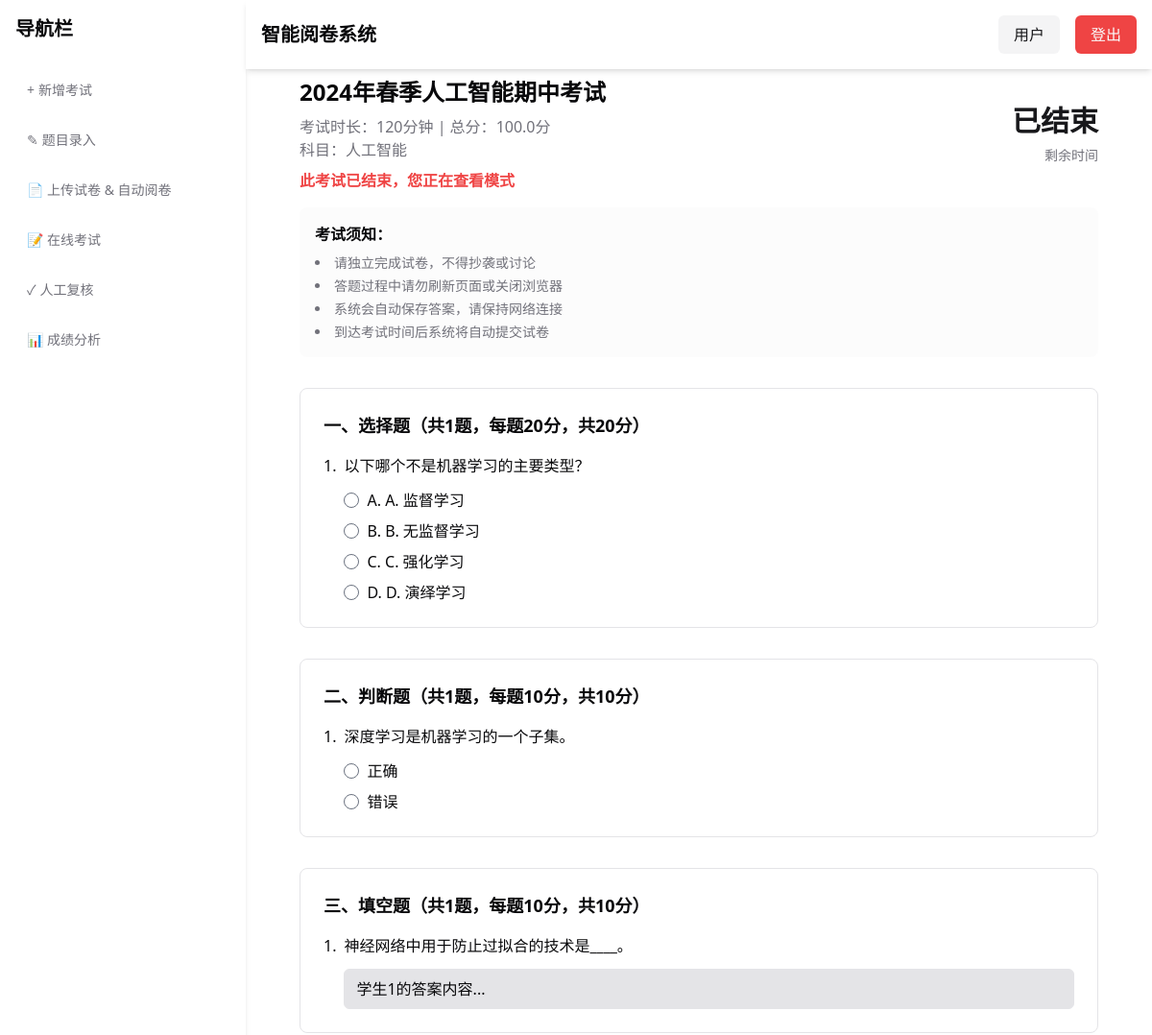
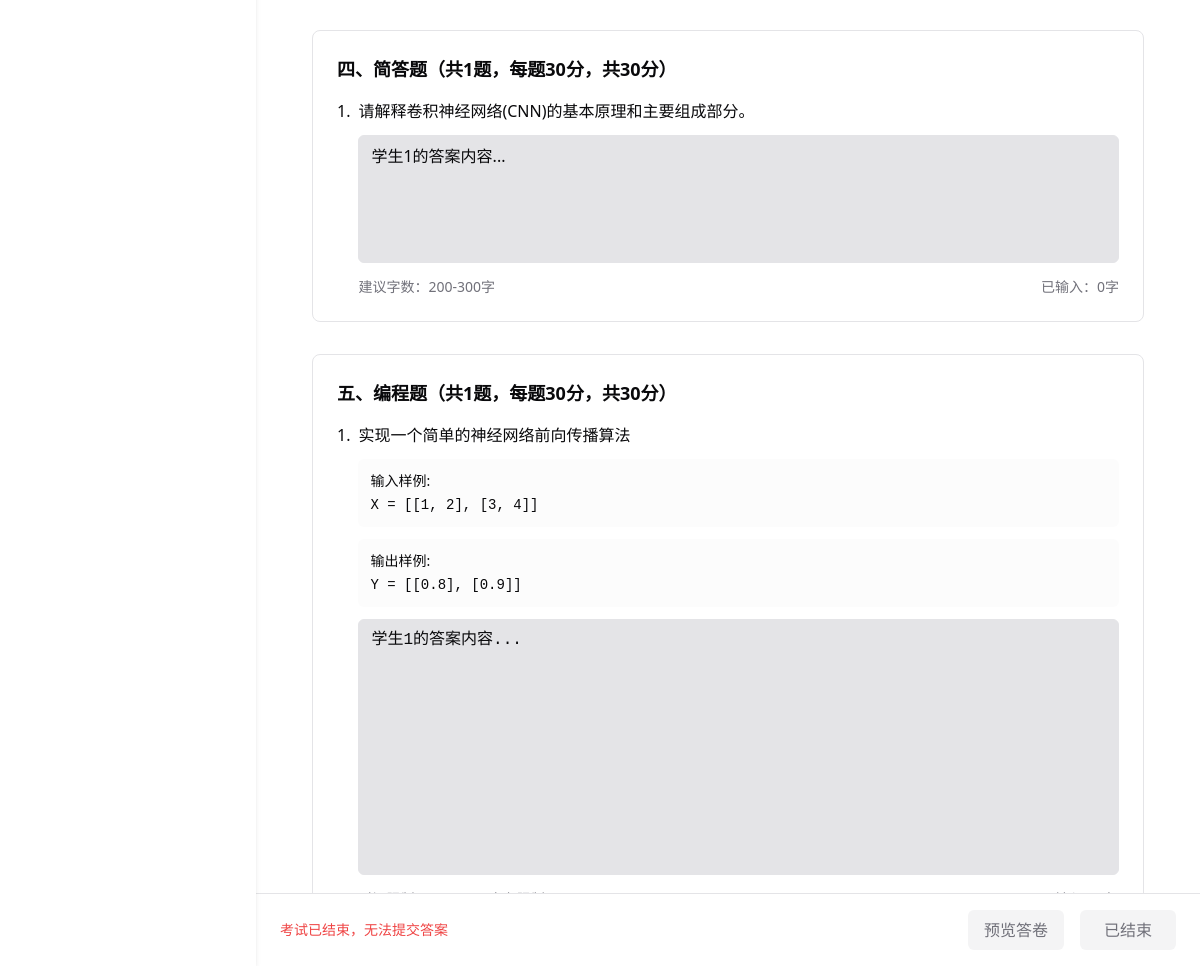
The page /exam/2 (signed in) on the database its author committed (2 pictures, top to bottom).
### tables this page shows
CREATE TABLE exam_sessions (
        id INTEGER PRIMARY KEY AUTOINCREMENT,
        name TEXT NOT NULL,
        subject TEXT NOT NULL,
        start_time TIMESTAMP NOT NULL,
        end_time TIMESTAMP NOT NULL,
        duration INTEGER NOT NULL,
        exam_file_path TEXT NOT NULL,
        exam_score REAL NOT NULL,
        status TEXT NOT NULL CHECK(status IN ('pending', 'ongoing', 'completed', 'graded')),
        created_by INTEGER NOT NULL,
        created_at TIMESTAMP DEFAULT CURRENT_TIMESTAMP,
        FOREIGN KEY (created_by) REFERENCES users(id) ON DELETE CASCADE
    );

CREATE TABLE questions (
        id INTEGER PRIMARY KEY AUTOINCREMENT,
        session_id INTEGER NOT NULL,
        question_type TEXT NOT NULL CHECK(question_type IN ('multiple_choice', 'fill_blank', 'short_answer', 'true_false', 'programming')),
        question_text TEXT NOT NULL,
        score INTEGER NOT NULL,
        question_order INTEGER NOT NULL,
        source_question_id INTEGER,
        source_table TEXT CHECK(source_table IN ('multiple_choice_questions', 'fill_blank_questions', 'short_answer_questions', 'true_false_questions', 'programming_questions')),
        created_at TIMESTAMP DEFAULT CURRENT_TIMESTAMP,
        FOREIGN KEY (session_id) REFERENCES exam_sessions(id) ON DELETE CASCADE
    );

CREATE TABLE programming_questions (
        id INTEGER PRIMARY KEY AUTOINCREMENT,
        subject TEXT NOT NULL,
        question_text TEXT NOT NULL,
        sample_input TEXT,
        sample_output TEXT,
        test_cases TEXT NOT NULL,
        reference_solution TEXT,
        time_limit INTEGER DEFAULT 1000,
        memory_limit INTEGER DEFAULT 256,
        hints TEXT,
        score INTEGER NOT NULL DEFAULT 20,
        difficulty INTEGER NOT NULL DEFAULT 3 CHECK(difficulty BETWEEN 1 AND 5),
        created_by INTEGER NOT NULL,
        created_at TIMESTAMP DEFAULT CURRENT_TIMESTAMP,
        is_template BOOLEAN DEFAULT TRUE,
        FOREIGN KEY (created_by) REFERENCES users(id) ON DELETE CASCADE
    );

### main.py (the view)
@app.route('/exam/<int:exam_id>')
@login_required
def exam_with_id(exam_id):
    try:
        app.logger.info(f"尝试访问考试ID: {exam_id}")
        exam = get_exam_by_id(exam_id)
        if not exam:
            app.logger.warning(f"找不到考试ID: {exam_id}")
            flash('找不到该考试或数据库连接错误')
            return redirect(url_for('exam_list'))
        app.logger.info(f"考试详情: {exam}")
        now = datetime.now()
        app.logger.info(f"当前时间: {now}, 考试结束时间: {exam['end_time']}")
        if now > exam['end_time']:
            app.logger.info(f"考试 {exam_id} 已结束，但允许用户查看")
            exam['is_ended'] = True
            exam['remaining_seconds'] = 0
        else:
            exam['is_ended'] = False
            remaining_seconds = (exam['end_time'] - now).total_seconds()
            exam['remaining_seconds'] = int(remaining_seconds)
        app.logger.info(f"剩余秒数: {exam['remaining_seconds']}")
        app.logger.info(f"考试开始时间: {exam['start_time']}")
        if now < exam['start_time']:
            app.logger.info(f"考试 {exam_id} 尚未开始")
            flash('该考试还未开始')
            return redirect(url_for('exam_list'))
        questions = get_exam_questions(exam_id)
        app.logger.info(f"题目获取结果: {questions}")
        if not questions:
            app.logger.warning(f"考试 {exam_id} 没有题目")
            flash('没有找到考试题目')
            return redirect(url_for('exam_list'))
        has_questions = (
            len(questions['multiple_choice']) > 0 or
            len(questions['fill_blank']) > 0 or
            len(questions['short_answer']) > 0 or
            len(questions['true_false']) > 0 or
            len(questions['programming']) > 0
        )
        if not has_questions:
            app.logger.warning(f"考试 {exam_id} 所有题型都没有题目")
            flash('该考试没有可用的题目，请联系管理员')
            return redirect(url_for('exam_list'))
        user_id = get_current_user_id()
        app.logger.info(f"用户 {user_id} 尝试参加考试 {exam_id}")
        if not user_id:
            app.logger.warning(f"无法获取当前用户ID")
            flash('用户信息不完整，请重新登录')
            return redirect(url_for('index_login'))
        has_taken = False
        try:
            has_taken = has_taken_exam(user_id, exam_id)
            app.logger.info(f"用户是否已参加过考试: {has_taken}")
        except Exception as e:
            app.logger.error(f"检查用户是否参加过考试时出错: {str(e)}", exc_info=True)
            has_taken = False
        app.logger.info(f"用户 {user_id} 成功进入考试 {exam_id}")
        app.logger.info(f"选择题数量: {len(questions['multiple_choice'])}")
        app.logger.info(f"填空题数量: {len(questions['fill_blank'])}")
        app.logger.info(f"简答题数量: {len(questions['short_answer'])}")
        app.logger.info(f"判断题数量: {len(questions['true_false'])}")
        app.logger.info(f"编程题数量: {len(questions['programming'])}")
        try:
            return render_template('exam.html', exam=exam, questions=questions)
        except Exception as template_error:
            app.logger.error(f"模板渲染错误: {str(template_error)}", exc_info=True)
            flash('渲染考试页面时出错，请联系管理员')
            return redirect(url_for('exam_list'))
    except Exception as e:
        app.logger.error(f"进入考试出错: {str(e)}", exc_info=True)
        flash('加载考试时出错，请稍后再试')
        return redirect(url_for('exam_list'))

### templates/exam.html (shortened to what this page needs)
{% extends "base.html" %}
{% block content %}
<div class="w-full max-w-4xl px-6">
  <div class="mb-8">
    <div class="flex justify-between items-center mb-4">
      <div>
        <h2 class="text-2xl font-bold">{{ exam.name }}</h2>
        <p class="text-muted-foreground mt-2">考试时长：{{ exam.duration }}分钟 | 总分：{{ exam.total_score }}分</p>
        <p class="text-muted-foreground">科目：{{ exam.subject }}</p>
        {% if exam.is_ended %}
        <p class="text-destructive font-semibold mt-2">此考试已结束，您正在查看模式</p>
        {% endif %}
      </div>
      <div class="text-right">
        <div class="text-3xl font-bold text-primary mb-2" id="countdown">
        </div>
        <p class="text-sm text-muted-foreground">剩余时间</p>
      </div>
    </div>
    <div class="bg-muted/30 rounded-lg p-4 mb-6">
      <h3 class="font-semibold mb-2">考试须知：</h3>
      <ul class="text-sm text-muted-foreground space-y-1 list-disc list-inside">
        <li>请独立完成试卷，不得抄袭或讨论</li>
        <li>答题过程中请勿刷新页面或关闭浏览器</li>
        <li>系统会自动保存答案，请保持网络连接</li>
        <li>到达考试时间后系统将自动提交试卷</li>
      </ul>
    </div>
  </div>
  <form id="exam-form" class="space-y-8">
    {% if questions.multiple_choice|length > 0 %}
    <div class="border border-border rounded-lg p-6">
      <h3 class="text-lg font-semibold mb-4">一、选择题（共{{ questions.multiple_choice|length }}题，每题{{ questions.multiple_choice[0].score }}分，共{{ questions.multiple_choice|length * questions.multiple_choice[0].score }}分）</h3>
      <div class="space-y-6">
        {% for q in questions.multiple_choice %}
        <div class="space-y-4">
          <div class="flex items-start">
            <span class="font-medium mr-2">{{ loop.index }}.</span>
            <div class="flex-grow">
              <p class="font-medium mb-3">{{ q.question }}</p>
              <div class="space-y-2">
                {% for option in q.options %}
                <label class="flex items-center space-x-2 cursor-pointer">
                  <input type="radio" name="mc_{{ q.id }}" value="{{ loop.index0 }}" class="w-4 h-4" {% if exam.is_ended %}disabled{% endif %}>
                  <span>{{ option }}</span>
                </label>
                {% endfor %}
              </div>
            </div>
          </div>
        </div>
        {% endfor %}
      </div>
    </div>
    {% endif %}
    {% if questions.true_false|length > 0 %}
    <div class="border border-border rounded-lg p-6">
      <h3 class="text-lg font-semibold mb-4">二、判断题（共{{ questions.true_false|length }}题，每题{{ questions.true_false[0].score }}分，共{{ questions.true_false|length * questions.true_false[0].score }}分）</h3>
      <div class="space-y-6">
        {% for q in questions.true_false %}
        <div class="space-y-4">
          <div class="flex items-start">
            <span class="font-medium mr-2">{{ loop.index }}.</span>
            <div class="flex-grow">
              <p class="font-medium mb-3">{{ q.question }}</p>
              <div class="space-y-2">
                <label class="flex items-center space-x-2 cursor-pointer">
                  <input type="radio" name="tf_{{ q.id }}" value="0" class="w-4 h-4" {% if exam.is_ended %}disabled{% endif %}>
                  <span>正确</span>
                </label>
                <label class="flex items-center space-x-2 cursor-pointer">
                  <input type="radio" name="tf_{{ q.id }}" value="1" class="w-4 h-4" {% if exam.is_ended %}disabled{% endif %}>
                  <span>错误</span>
                </label>
              </div>
            </div>
          </div>
        </div>
        {% endfor %}
      </div>
    </div>
    {% endif %}
    {% if questions.fill_blank|length > 0 %}
    <div class="border border-border rounded-lg p-6">
      <h3 class="text-lg font-semibold mb-4">三、填空题（共{{ questions.fill_blank|length }}题，每题{{ questions.fill_blank[0].score }}分，共{{ questions.fill_blank|length * questions.fill_blank[0].score }}分）</h3>
      <div class="space-y-6">
        {% for q in questions.fill_blank %}
        <div class="space-y-4">
          <div class="flex items-start">
            <span class="font-medium mr-2">{{ loop.index }}.</span>
            <div class="flex-grow">
              <p class="font-medium mb-3">{{ q.question }}</p>
              <input type="text" name="fb_{{ q.id }}" class="border border-border bg-input rounded-md w-full px-3 py-2 focus:outline-none focus:border-primary" {% if exam.is_ended %}disabled{% endif %}>
            </div>
          </div>
        </div>
        {% endfor %}
      </div>
    </div>
    {% endif %}
    {% if questions.short_answer|length > 0 %}
    <div class="border border-border rounded-lg p-6">
      <h3 class="text-lg font-semibold mb-4">四、简答题（共{{ questions.short_answer|length }}题，每题{{ questions.short_answer[0].score }}分，共{{ questions.short_answer|length * questions.short_answer[0].score }}分）</h3>
      <div class="space-y-6">
        {% for q in questions.short_answer %}
        <div class="space-y-4">
          <div class="flex items-start">
            <span class="font-medium mr-2">{{ loop.index }}.</span>
            <div class="flex-grow">
              <p class="font-medium mb-3">{{ q.question }}</p>
              <textarea
                name="sa_{{ q.id }}"
                class="w-full h-32 bg-input text-foreground border border-border rounded-md px-3 py-2 resize-none"
                placeholder="请在此输入答案..." {% if exam.is_ended %}disabled{% endif %}></textarea>
              <div class="flex justify-between text-sm text-muted-foreground mt-2">
                <span>建议字数：200-300字</span>
                <span class="word-counter">已输入：0字</span>
              </div>
            </div>
          </div>
        </div>
        {% endfor %}
      </div>
    </div>
    {% endif %}
    {% if questions.programming|length > 0 %}
    <div class="border border-border rounded-lg p-6">
      <h3 class="text-lg font-semibold mb-4">五、编程题（共{{ questions.programming|length }}题，每题{{ questions.programming[0].score }}分，共{{ questions.programming|length * questions.programming[0].score }}分）</h3>
      <div class="space-y-6">
        {% for q in questions.programming %}
        <div class="space-y-4">
          <div class="flex items-start">
            <span class="font-medium mr-2">{{ loop.index }}.</span>
            <div class="flex-grow">
              <p class="font-medium mb-3">{{ q.question }}</p>
              {% if q.sample_input %}
              <div class="bg-muted/30 rounded-md p-3 mb-3">
                <p class="text-sm font-medium mb-1">输入样例:</p>
                <pre class="text-sm whitespace-pre-wrap">{{ q.sample_input }}</pre>
              </div>
              {% endif %}
              {% if q.sample_output %}
              <div class="bg-muted/30 rounded-md p-3 mb-3">
                <p class="text-sm font-medium mb-1">输出样例:</p>
                <pre class="text-sm whitespace-pre-wrap">{{ q.sample_output }}</pre>
              </div>
              {% endif %}
              <textarea
                name="pg_{{ q.id }}"
                class="w-full h-64 bg-input text-foreground border border-border rounded-md px-3 py-2 resize-none font-mono"
                placeholder="请在此输入代码..." {% if exam.is_ended %}disabled{% endif %}></textarea>
              <div class="flex justify-between text-sm text-muted-foreground mt-2">
                <span>时间限制: {{ q.time_limit|default(1000) }}ms | 内存限制: {{ q.memory_limit|default(256) }}MB</span>
                <span class="code-counter">已输入：0行</span>
              </div>
            </div>
          </div>
        </div>
        {% endfor %}
      </div>
    </div>
    {% endif %}
  </form>
  <div class="fixed bottom-0 left-64 right-0 bg-background border-t border-border p-4">
    <div class="max-w-4xl mx-auto flex items-center justify-between">
      <div class="flex items-center space-x-4">
        {% if not exam.is_ended %}
        <button id="save-draft" class="text-sm text-muted-foreground hover:text-foreground transition-colors duration-200">
          保存草稿
        </button>
        <span class="text-sm text-muted-foreground">|</span>
        <span id="auto-save-status" class="text-sm text-muted-foreground">
          尚未保存
        </span>
        {% else %}
        <span class="text-sm text-destructive">考试已结束，无法提交答案</span>
        {% endif %}
      </div>
      <div class="flex items-center space-x-4">
        <button id="preview-btn" class="bg-muted text-muted-foreground px-4 py-2 rounded-md hover:bg-muted/80 transition-colors duration-200">
          预览答卷
        </button>
        {% if not exam.is_ended %}
        <form id="submit-form" action="{{ url_for('submit_exam', exam_id=exam.id) }}" method="post" onsubmit="return prepareSubmission()">
          <div id="form-fields-container"></div>
          <button type="submit" id="submit-btn" class="bg-primary text-primary-foreground px-6 py-2 rounded-md hover:bg-primary/80 transition-colors duration-200">
            提交试卷
          </button>
        </form>
        {% else %}
        <button class="bg-muted text-muted-foreground px-6 py-2 rounded-md cursor-not-allowed">
          已结束
        </button>
        {% endif %}
      </div>
    </div>
  </div>
</div>
{% endblock %}

### rows shown on the page
exam_sessions: name "2024年春季人工智能期中考试", duration "120", total_score "100.0", subject "人工智能"
questions: score "20", question "以下哪个不是机器学习的主要类型？", options "A. A. 监督学习" "B. B. 无监督学习" "C. C. 强化学习" "D. D. 演绎学习"
questions: score "10", question "深度学习是机器学习的一个子集。"
questions: question "神经网络中用于防止过拟合的技术是____。"
questions: score "30", question "请解释卷积神经网络(CNN)的基本原理和主要组成部分。", id "学生1的答案内容..."
questions: question "实现一个简单的神经网络前向传播算法"
programming_questions: sample_input "X = [[1, 2], [3, 4]]", sample_output "Y = [[0.8], [0.9]]"

### other values the page prints
{{ questions.multiple_choice|length }} "1"
{{ questions.multiple_choice|length * questions.multiple_choice[0].score }} "20"
{{ questions.true_false|length }} "1"
{{ questions.true_false|length * questions.true_false[0].score }} "10"
{{ questions.fill_blank|length }} "1"
{{ questions.fill_blank[0].score }} "10"
{{ questions.fill_blank|length * questions.fill_blank[0].score }} "10"
{{ questions.short_answer|length }} "1"
{{ questions.short_answer|length * questions.short_answer[0].score }} "30"
{{ questions.programming|length }} "1"
{{ questions.programming[0].score }} "30"
{{ questions.programming|length * questions.programming[0].score }} "30"
